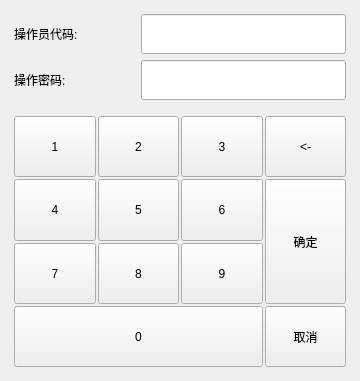
<?xml version="1.0" encoding="UTF-8"?>
<ui version="4.0">
 <class>power_oper</class>
 <widget class="QDialog" name="power_oper">
  <property name="geometry">
   <rect>
    <x>0</x>
    <y>0</y>
    <width>360</width>
    <height>381</height>
   </rect>
  </property>
  <property name="windowTitle">
   <string>Dialog</string>
  </property>
  <layout class="QVBoxLayout" name="verticalLayout">
   <property name="spacing">
    <number>6</number>
   </property>
   <property name="leftMargin">
    <number>9</number>
   </property>
   <property name="topMargin">
    <number>9</number>
   </property>
   <property name="rightMargin">
    <number>9</number>
   </property>
   <property name="bottomMargin">
    <number>9</number>
   </property>
   <item>
    <layout class="QGridLayout" name="gridLayout">
     <property name="leftMargin">
      <number>5</number>
     </property>
     <property name="topMargin">
      <number>5</number>
     </property>
     <property name="rightMargin">
      <number>5</number>
     </property>
     <property name="bottomMargin">
      <number>5</number>
     </property>
     <item row="0" column="0">
      <widget class="QLabel" name="label_2">
       <property name="sizePolicy">
        <sizepolicy hsizetype="Fixed" vsizetype="Fixed">
         <horstretch>0</horstretch>
         <verstretch>0</verstretch>
        </sizepolicy>
       </property>
       <property name="minimumSize">
        <size>
         <width>121</width>
         <height>40</height>
        </size>
       </property>
       <property name="text">
        <string>操作员代码:</string>
       </property>
      </widget>
     </item>
     <item row="0" column="1">
      <widget class="lds_lineedit" name="lineEdit">
       <property name="minimumSize">
        <size>
         <width>0</width>
         <height>40</height>
        </size>
       </property>
      </widget>
     </item>
     <item row="1" column="0">
      <widget class="QLabel" name="label_3">
       <property name="sizePolicy">
        <sizepolicy hsizetype="Fixed" vsizetype="Fixed">
         <horstretch>0</horstretch>
         <verstretch>0</verstretch>
        </sizepolicy>
       </property>
       <property name="minimumSize">
        <size>
         <width>121</width>
         <height>40</height>
        </size>
       </property>
       <property name="text">
        <string>操作密码:</string>
       </property>
      </widget>
     </item>
     <item row="1" column="1">
      <widget class="lds_lineedit" name="lineEdit_2">
       <property name="minimumSize">
        <size>
         <width>0</width>
         <height>40</height>
        </size>
       </property>
      </widget>
     </item>
    </layout>
   </item>
   <item>
    <layout class="QGridLayout" name="gridLayout_2">
     <property name="leftMargin">
      <number>5</number>
     </property>
     <property name="topMargin">
      <number>5</number>
     </property>
     <property name="rightMargin">
      <number>5</number>
     </property>
     <property name="bottomMargin">
      <number>5</number>
     </property>
     <property name="spacing">
      <number>2</number>
     </property>
     <item row="0" column="1">
      <widget class="QPushButton" name="pushButton_3">
       <property name="sizePolicy">
        <sizepolicy hsizetype="Expanding" vsizetype="Expanding">
         <horstretch>0</horstretch>
         <verstretch>0</verstretch>
        </sizepolicy>
       </property>
       <property name="minimumSize">
        <size>
         <width>71</width>
         <height>61</height>
        </size>
       </property>
       <property name="focusPolicy">
        <enum>Qt::NoFocus</enum>
       </property>
       <property name="text">
        <string>2</string>
       </property>
       <property name="outer_stylesheet" stdset="0">
        <string>pushbutton_key</string>
       </property>
      </widget>
     </item>
     <item row="0" column="0">
      <widget class="QPushButton" name="pushButton_2">
       <property name="sizePolicy">
        <sizepolicy hsizetype="Expanding" vsizetype="Expanding">
         <horstretch>0</horstretch>
         <verstretch>0</verstretch>
        </sizepolicy>
       </property>
       <property name="minimumSize">
        <size>
         <width>71</width>
         <height>61</height>
        </size>
       </property>
       <property name="focusPolicy">
        <enum>Qt::NoFocus</enum>
       </property>
       <property name="text">
        <string>1</string>
       </property>
       <property name="outer_stylesheet" stdset="0">
        <string>pushbutton_key</string>
       </property>
      </widget>
     </item>
     <item row="0" column="2">
      <widget class="QPushButton" name="pushButton_4">
       <property name="sizePolicy">
        <sizepolicy hsizetype="Expanding" vsizetype="Expanding">
         <horstretch>0</horstretch>
         <verstretch>0</verstretch>
        </sizepolicy>
       </property>
       <property name="minimumSize">
        <size>
         <width>71</width>
         <height>61</height>
        </size>
       </property>
       <property name="focusPolicy">
        <enum>Qt::NoFocus</enum>
       </property>
       <property name="text">
        <string>3</string>
       </property>
       <property name="outer_stylesheet" stdset="0">
        <string>pushbutton_key</string>
       </property>
      </widget>
     </item>
     <item row="1" column="2">
      <widget class="QPushButton" name="pushButton_5">
       <property name="sizePolicy">
        <sizepolicy hsizetype="Expanding" vsizetype="Expanding">
         <horstretch>0</horstretch>
         <verstretch>0</verstretch>
        </sizepolicy>
       </property>
       <property name="minimumSize">
        <size>
         <width>71</width>
         <height>61</height>
        </size>
       </property>
       <property name="focusPolicy">
        <enum>Qt::NoFocus</enum>
       </property>
       <property name="text">
        <string>6</string>
       </property>
       <property name="outer_stylesheet" stdset="0">
        <string>pushbutton_key</string>
       </property>
      </widget>
     </item>
     <item row="1" column="1">
      <widget class="QPushButton" name="pushButton_6">
       <property name="sizePolicy">
        <sizepolicy hsizetype="Expanding" vsizetype="Expanding">
         <horstretch>0</horstretch>
         <verstretch>0</verstretch>
        </sizepolicy>
       </property>
       <property name="minimumSize">
        <size>
         <width>71</width>
         <height>61</height>
        </size>
       </property>
       <property name="focusPolicy">
        <enum>Qt::NoFocus</enum>
       </property>
       <property name="text">
        <string>5</string>
       </property>
       <property name="outer_stylesheet" stdset="0">
        <string>pushbutton_key</string>
       </property>
      </widget>
     </item>
     <item row="1" column="0">
      <widget class="QPushButton" name="pushButton_8">
       <property name="sizePolicy">
        <sizepolicy hsizetype="Expanding" vsizetype="Expanding">
         <horstretch>0</horstretch>
         <verstretch>0</verstretch>
        </sizepolicy>
       </property>
       <property name="minimumSize">
        <size>
         <width>71</width>
         <height>61</height>
        </size>
       </property>
       <property name="focusPolicy">
        <enum>Qt::NoFocus</enum>
       </property>
       <property name="text">
        <string>4</string>
       </property>
       <property name="outer_stylesheet" stdset="0">
        <string>pushbutton_key</string>
       </property>
      </widget>
     </item>
     <item row="0" column="4">
      <widget class="QPushButton" name="pushButton_15">
       <property name="sizePolicy">
        <sizepolicy hsizetype="Expanding" vsizetype="Expanding">
         <horstretch>0</horstretch>
         <verstretch>0</verstretch>
        </sizepolicy>
       </property>
       <property name="minimumSize">
        <size>
         <width>71</width>
         <height>61</height>
        </size>
       </property>
       <property name="focusPolicy">
        <enum>Qt::NoFocus</enum>
       </property>
       <property name="text">
        <string>&lt;-</string>
       </property>
       <property name="outer_stylesheet" stdset="0">
        <string>pushbutton_key</string>
       </property>
      </widget>
     </item>
     <item row="2" column="2">
      <widget class="QPushButton" name="pushButton_10">
       <property name="sizePolicy">
        <sizepolicy hsizetype="Expanding" vsizetype="Expanding">
         <horstretch>0</horstretch>
         <verstretch>0</verstretch>
        </sizepolicy>
       </property>
       <property name="minimumSize">
        <size>
         <width>71</width>
         <height>61</height>
        </size>
       </property>
       <property name="focusPolicy">
        <enum>Qt::NoFocus</enum>
       </property>
       <property name="text">
        <string>9</string>
       </property>
       <property name="outer_stylesheet" stdset="0">
        <string>pushbutton_key</string>
       </property>
      </widget>
     </item>
     <item row="2" column="1">
      <widget class="QPushButton" name="pushButton_12">
       <property name="sizePolicy">
        <sizepolicy hsizetype="Expanding" vsizetype="Expanding">
         <horstretch>0</horstretch>
         <verstretch>0</verstretch>
        </sizepolicy>
       </property>
       <property name="minimumSize">
        <size>
         <width>71</width>
         <height>61</height>
        </size>
       </property>
       <property name="focusPolicy">
        <enum>Qt::NoFocus</enum>
       </property>
       <property name="text">
        <string>8</string>
       </property>
       <property name="outer_stylesheet" stdset="0">
        <string>pushbutton_key</string>
       </property>
      </widget>
     </item>
     <item row="2" column="0">
      <widget class="QPushButton" name="pushButton_7">
       <property name="sizePolicy">
        <sizepolicy hsizetype="Expanding" vsizetype="Expanding">
         <horstretch>0</horstretch>
         <verstretch>0</verstretch>
        </sizepolicy>
       </property>
       <property name="minimumSize">
        <size>
         <width>71</width>
         <height>61</height>
        </size>
       </property>
       <property name="focusPolicy">
        <enum>Qt::NoFocus</enum>
       </property>
       <property name="text">
        <string>7</string>
       </property>
       <property name="outer_stylesheet" stdset="0">
        <string>pushbutton_key</string>
       </property>
      </widget>
     </item>
     <item row="3" column="4">
      <widget class="QPushButton" name="pushButton_17">
       <property name="sizePolicy">
        <sizepolicy hsizetype="Expanding" vsizetype="Expanding">
         <horstretch>0</horstretch>
         <verstretch>0</verstretch>
        </sizepolicy>
       </property>
       <property name="minimumSize">
        <size>
         <width>71</width>
         <height>61</height>
        </size>
       </property>
       <property name="focusPolicy">
        <enum>Qt::NoFocus</enum>
       </property>
       <property name="text">
        <string>取消</string>
       </property>
       <property name="outer_stylesheet" stdset="0">
        <string>pushbutton_key</string>
       </property>
      </widget>
     </item>
     <item row="1" column="4" rowspan="2">
      <widget class="QPushButton" name="pushButton_16">
       <property name="sizePolicy">
        <sizepolicy hsizetype="Expanding" vsizetype="Expanding">
         <horstretch>0</horstretch>
         <verstretch>0</verstretch>
        </sizepolicy>
       </property>
       <property name="minimumSize">
        <size>
         <width>71</width>
         <height>61</height>
        </size>
       </property>
       <property name="focusPolicy">
        <enum>Qt::NoFocus</enum>
       </property>
       <property name="text">
        <string>确定</string>
       </property>
       <property name="outer_stylesheet" stdset="0">
        <string>pushbutton_key</string>
       </property>
      </widget>
     </item>
     <item row="3" column="0" colspan="3">
      <widget class="QPushButton" name="pushButton">
       <property name="sizePolicy">
        <sizepolicy hsizetype="Expanding" vsizetype="Expanding">
         <horstretch>0</horstretch>
         <verstretch>0</verstretch>
        </sizepolicy>
       </property>
       <property name="minimumSize">
        <size>
         <width>71</width>
         <height>61</height>
        </size>
       </property>
       <property name="focusPolicy">
        <enum>Qt::NoFocus</enum>
       </property>
       <property name="text">
        <string>0</string>
       </property>
       <property name="outer_stylesheet" stdset="0">
        <string>pushbutton_key</string>
       </property>
      </widget>
     </item>
    </layout>
   </item>
  </layout>
 </widget>
 <customwidgets>
  <customwidget>
   <class>lds_lineedit</class>
   <extends>QLineEdit</extends>
   <header>lds_lineedit.h</header>
  </customwidget>
 </customwidgets>
 <resources/>
 <connections/>
</ui>
